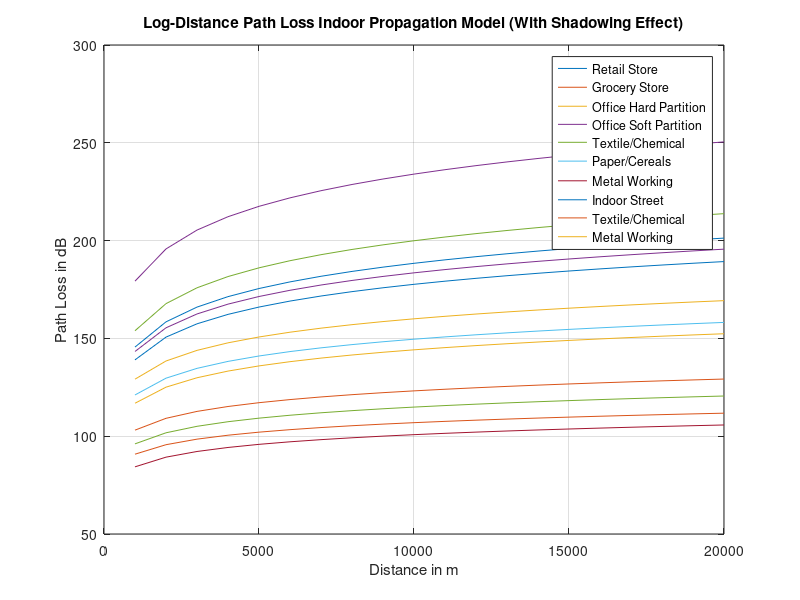

Reproduce this figure in MATLAB.
% Analysis of Log-distance path loss propagation model (w/ & w/o Shadow)
clc
close all;
with_shadowing = 0;
Fixed_Distance = input("Enter the reference distance: ");
Arbitrary_Distance = 1000 : 1000 : 20000;
% Values must be between 1.6 to 6
Path_Loss_Exponent = rand(1,12)*(6-1.6) + 1.6;
Frequency = randi([900, 4000], 1,12);
Sigma = rand(1,12)*(15-3) + 3;
X = zeros(1,12);

for i = 1:12
    Lambda(i) = 3e8 / (Frequency(i) * 10 ^ 6);
    PL_D0(i) = -10 * log10((Lambda(i) ^ 2) / ((4 * pi * Fixed_Distance) ^ 2));
    if(with_shadowing)
        X(i) = normrnd(0, sigma(i));
    end
end
for i = 1:12
    for j = 1:20
        Path_Loss(i, j) = PL_D0(i) + 10 * Path_Loss_Exponent(i) * log10(Arbitrary_Distance(j) / Fixed_Distance)...
            + X(i);
    end
end

plot(Arbitrary_Distance, Path_Loss);
legend("Retail Store", "Grocery Store", "Office Hard Partition", "Office Soft Partition", "Textile/Chemical",...
    "Paper/Cereals", "Metal Working", "Indoor Street", "Textile/Chemical", "Metal Working");
xlabel("Distance in m");
ylabel("Path Loss in dB");
title("Log-Distance Path Loss Indoor Propagation Model (With Shadowing Effect)");
grid on;
